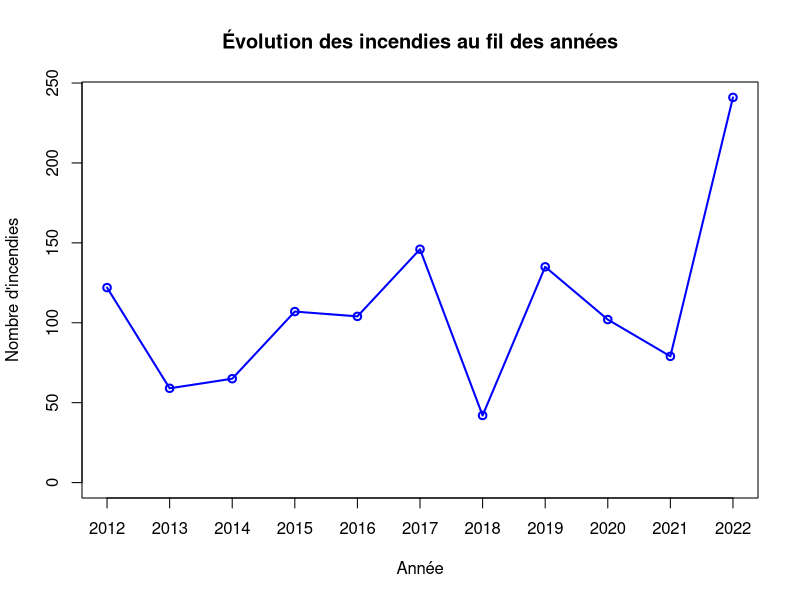
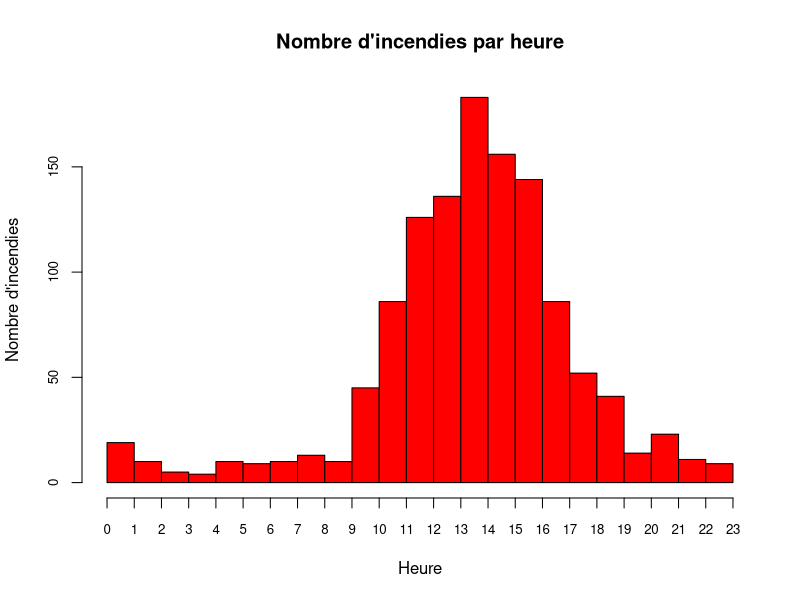
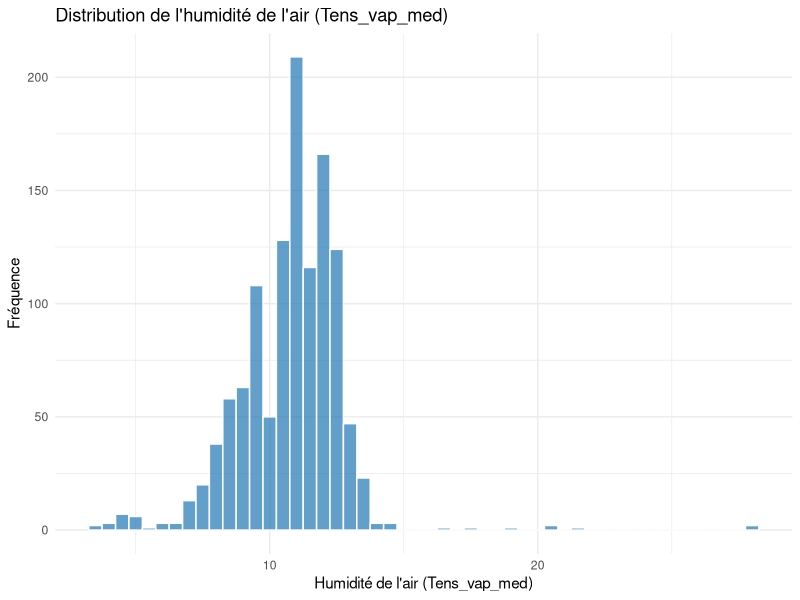
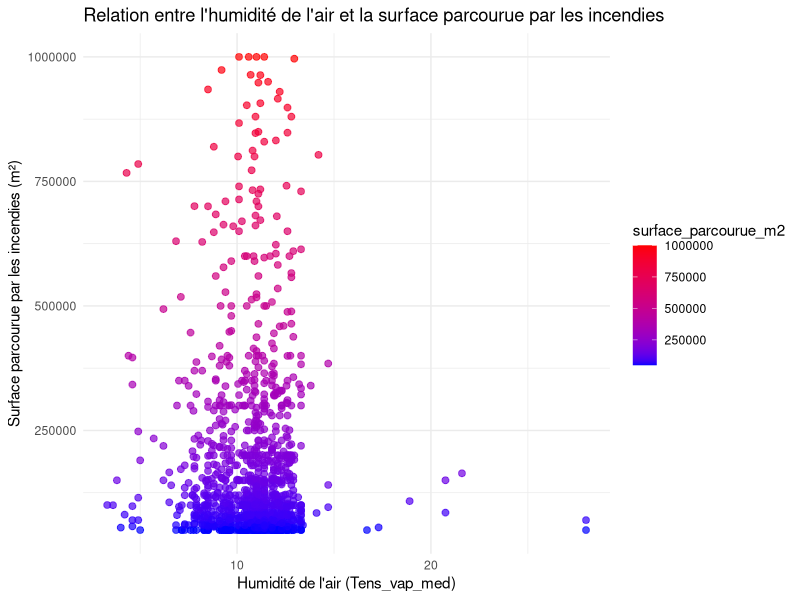
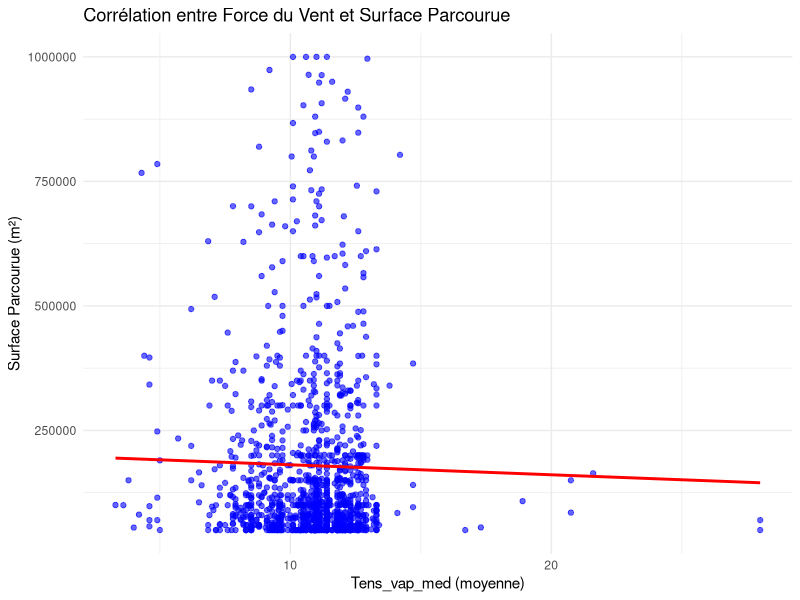
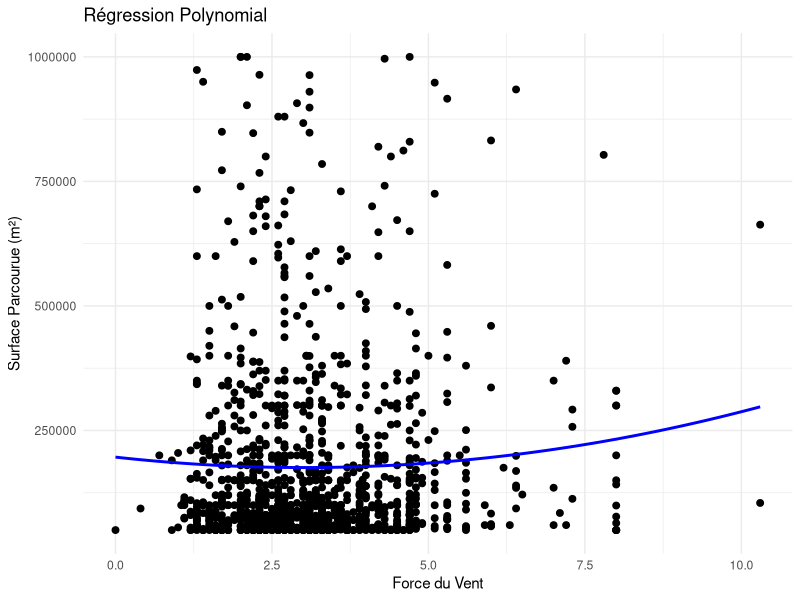
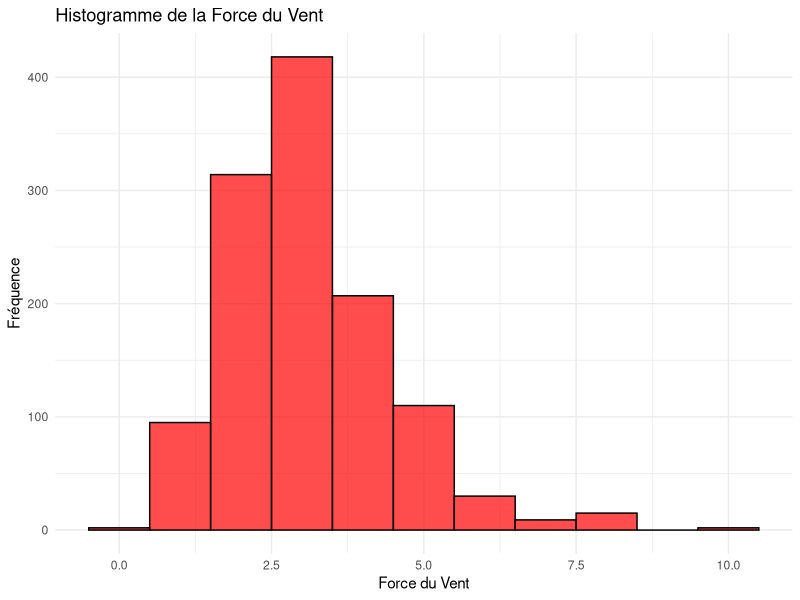
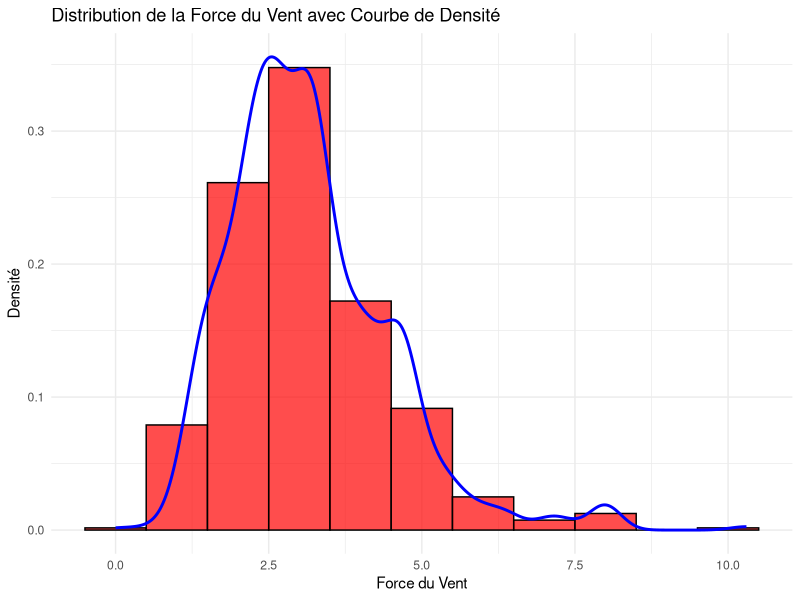

These figures' R source, in order:
## ---- chunk 1
donnees <- read.csv("../Data/donnees_incendies.csv")

annee_freq <- table(donnees$annee)

plot(annee_freq, 
     type="o",  # "o" pour un graphique avec des points et des lignes
     col="blue", 
     main="Évolution des incendies au fil des années", 
     xlab="Année", 
     ylab="Nombre d'incendies")
## ---- chunk 2
incendies <- read.csv("../Exports/export_incendies.csv")
incendies$heure <- as.character(incendies$heure)
incendies$heure <- as.integer(sub(":.*", "", incendies$heure))
hist(
  incendies$heure, 
  main = "Nombre d'incendies par heure", 
  xlab = "Heure", 
  ylab = "Nombre d'incendies", 
  col = "red", 
  border = "black", 
  breaks = seq(0, 23, 1), 
  xaxt = "n",
  cex.axis = 0.8
)
axis(1, at = seq(0, 23, 1), labels = seq(0, 23, 1), cex.axis = 0.8)
## ---- chunk 3
library(ggplot2)
data <- read.csv("../Exports/export_Humidites.csv")
ggplot(data, aes(x = Tens_vap_med)) +
  geom_histogram(binwidth = 0.5, fill = "#1f77b4", color = "white", alpha = 0.7) +
  labs(title = "Distribution de l'humidité de l'air (Tens_vap_med)", 
       x = "Humidité de l'air (Tens_vap_med)", 
       y = "Fréquence") +
  theme_minimal()
## ---- chunk 4
library(ggplot2)
data <- read.csv("../Exports/export_Humidites.csv")
ggplot(data, aes(x = Tens_vap_med, y = surface_parcourue_m2)) +
  geom_point(aes(color = surface_parcourue_m2), size = 2, alpha = 0.7) + 
  scale_color_gradient(low = "blue", high = "red") + 
  labs(title = "Relation entre l'humidité de l'air et la surface parcourue par les incendies", 
       x = "Humidité de l'air (Tens_vap_med)", 
       y = "Surface parcourue par les incendies (m²)") +
  theme_minimal()

## ---- chunk 5
correlation <- cor(data$Tens_vap_med, data$surface_parcourue_m2, use = "complete.obs")
print(paste("Corrélation entre Tens_vap_med et surface_parcourue_m2: ", correlation))
## ---- chunk 6
library(ggplot2)
data <- read.csv("../Exports/export_Humidites.csv")
ggplot(data, aes(x = Tens_vap_med, y = surface_parcourue_m2)) +
  geom_point(color = "blue", alpha = 0.6) +  # Ajoute les points
  geom_smooth(method = "lm", color = "red", se = FALSE) +  # Ajoute la droite de régression
  labs(title = "Corrélation entre Force du Vent et Surface Parcourue",
       x = "Tens_vap_med (moyenne)",
       y = "Surface Parcourue (m²)") +
  theme_minimal()
## ---- chunk 7
data <- read.csv("../Exports/export_vents.csv")
cor(data$Force_vent_med, data$surface_parcourue_m2, use = "complete.obs")
## ---- chunk 8
library(ggplot2)

# Charger les données
data <- read.csv("../Exports/export_vents.csv")

# Créer un graphique avec régression polynomial
ggplot(data, aes(x = Force_vent_med, y = surface_parcourue_m2)) +
  geom_point(color = "black", size = 2) + 
  geom_smooth(method = "lm", formula = y ~ poly(x, 2), color = "blue", se = FALSE) + 
  labs(title = "Régression Polynomial", 
       x = "Force du Vent", 
       y = "Surface Parcourue (m²)") +
  theme_minimal()

## ---- chunk 9
library(ggplot2)
data <- read.csv("../Exports/export_vents.csv")
ggplot(data, aes(x = Force_vent_med)) +
  geom_histogram(binwidth = 1, fill = "red", color = "black", alpha = 0.7) +
  labs(title = "Histogramme de la Force du Vent", x = "Force du Vent", y = "Fréquence") +
  theme_minimal()
## ---- chunk 10
# Histogramme avec courbe de densité pour la Force du Vent
data <- read.csv("../Exports/export_vents.csv")
ggplot(data, aes(x = Force_vent_med)) +
  geom_histogram(aes(y = ..density..), binwidth = 1, fill = "red", color = "black", alpha = 0.7) +
  geom_density(color = "blue", size = 1) + 
  labs(title = "Distribution de la Force du Vent avec Courbe de Densité", x = "Force du Vent", y = "Densité") +
  theme_minimal()

## ---- chunk 11
library(ggplot2)

data <- read.csv("../Exports/export_vents.csv")

ggplot(data, aes(x = Force_vent_med, y = surface_parcourue_m2)) +
  geom_point(color = "black", size = 2) + 
  labs(title = "Surface Parcourue par le Feu en fonction de la Force du Vent", 
       x = "Force du Vent", 
       y = "Surface Parcourue (m²)") +
  theme_minimal() +  # Thème minimal pour une présentation épurée
  theme(
    axis.text.x = element_text(angle = 45, hjust = 1),
    axis.text.y = element_text(size = 12),
    axis.title = element_text(size = 14, face = "bold"),
    plot.title = element_text(size = 16, face = "bold", hjust = 0.5)
  )

## ---- chunk 12
library(ggplot2)
library(dplyr)
agg_data <- read.csv("../Exports/export_incendiestempheure.csv")

# Calculer le nombre d'incendies par jour (regroupement par an, mois, jour)
agg_data_daily <- agg_data %>%
  group_by(annee, mois, jour) %>%
  summarise(nb_incendies = n(),   # Nombre d'incendies par jour
            tmax_med = mean(tmax_med, na.rm = TRUE))   # Température maximale moyenne par jour

# Créer un graphique en nuage de points avec ggplot2
ggplot(agg_data_daily, aes(x = tmax_med, y = nb_incendies)) +
  geom_point(color = "#1f77b4", size = 3, alpha = 0.7) +  # Points de données (couleur et opacité ajustées)
  geom_smooth(method = "lm", color = "red", se = FALSE, linetype = "dashed", size = 1.2) +  # Ligne de régression (ajout de type de ligne et taille)
  labs(
    title = "Relation entre la température maximale quotidienne et le nombre d'incendies",
    subtitle = "Analyse de la température maximale (°C) et des incendies par jour",
    x = "Température Maximale Quotidienne (°C)",
    y = "Nombre d'Incendies",
    caption = "Source: Données d'incendies et température"
  ) +
  theme_minimal(base_size = 14) +  # Thème minimal avec taille de base augmentée pour meilleure lisibilité
  theme(
    plot.title = element_text(hjust = 0.5, size = 18, face = "bold"),  # Centrer et formater le titre
    plot.subtitle = element_text(hjust = 0.5, size = 12),               # Centrer et formater le sous-titre
    axis.title = element_text(size = 14),                                # Taille des titres des axes
    axis.text = element_text(size = 12),                                 # Taille des labels des axes
    plot.caption = element_text(size = 10, hjust = 1)                    # Taille et alignement de la légende
  )
## ---- chunk 13
library(ggplot2)
library(dplyr)
agg_data <- read.csv("../Exports/export_incendiestempheure.csv")

# Aggréger les données pour obtenir le nombre d'incendies, la température et l'heure
agg_data_combined <- agg_data %>%
  group_by(annee, mois, jour, heure) %>%
  summarise(
    nb_incendies = n(),
    tmax_med = mean(tmax_med, na.rm = TRUE)
  )

# Créer un graphique de chaleur (heatmap) pour l'impact combiné de la température et de l'heure
ggplot(agg_data_combined, aes(x = tmax_med, y = heure, fill = nb_incendies)) +
  geom_tile() +  # Créer une carte de chaleur (tiles)
  scale_fill_gradient(low = "white", high = "red") +  # Définir les couleurs de la carte de chaleur
  labs(
    title = "Impact combiné de la température maximale et de l'heure sur les incendies",
    x = "Température Maximale Quotidienne (°C)",
    y = "Heure de la Journée",
    fill = "Nombre d'Incendies"
  ) +
  theme_minimal(base_size = 14) +  # Appliquer un thème minimal
  theme(
    plot.title = element_text(hjust = 0.5, size = 18, face = "bold"),  # Centrer et formater le titre
    axis.title = element_text(size = 14),                               # Taille des titres des axes
    axis.text = element_text(size = 12),                                # Taille des labels des axes
    plot.caption = element_text(size = 10, hjust = 1)                   # Taille et alignement de la légende
  )
## ---- chunk 14
library(ggplot2)
library(dplyr)

# Charger les données
agg_data <- read.csv("../Exports/export_incendiestempheure.csv")

# Créer des classes de température (par ex. tous les 2°C)
agg_data_bins <- agg_data %>%
  mutate(
    tmax_bin = cut(tmax_med, breaks = seq(0, max(tmax_med, na.rm = TRUE) + 2, by = 2), right = FALSE)
  ) %>%
  group_by(tmax_bin) %>%
  summarise(nb_incendies = n())

# Visualiser : Histogramme des incendies par classe de température
ggplot(agg_data_bins, aes(x = tmax_bin, y = nb_incendies)) +
  geom_col(fill = "#FF5733", alpha = 0.8) +
  geom_vline(xintercept = which(agg_data_bins$nb_incendies == max(agg_data_bins$nb_incendies)), 
             linetype = "dashed", color = "blue", size = 1) +
  labs(
    title = "Seuils de température critique pour l'émergence des incendies",
    x = "Température maximale quotidienne (par classes de 2°C)",
    y = "Nombre total d'incendies",
    caption = "Source: Données incendies et température"
  ) +
  theme_minimal(base_size = 14) +
  theme(
    plot.title = element_text(hjust = 0.5, face = "bold"),
    axis.text.x = element_text(angle = 45, hjust = 1)
  )
## ---- chunk 15
incendiesregions <- read.csv("../Exports/export_incendiesregions.csv")
correlation <- cor(incendiesregions$surface_parcourue_m2, incendiesregions$altitude_med, use = "complete.obs")

print(paste("Corrélation de Pearson entre la surface des incendies et l'altitude : ", round(correlation, 2)))

## ---- chunk 16
incendiesregions <- read.csv("../Exports/export_incendiesregions.csv")
ggplot(incendiesregions, aes(x = altitude_med, y = surface_parcourue_m2)) +
  geom_point(color = "blue", alpha = 0.6) +
  labs(title = "Corrélation entre l'altitude et la surface des incendies",
       x = "Altitude (m)", y = "Surface parcourue des incendies (m²)") +
  theme_minimal() +
  geom_smooth(method = "lm", se = FALSE, color = "red")

## ---- chunk 17
incendiesregions <- read.csv("../Exports/export_incendiesregions.csv")
ggplot(incendiesregions, aes(x = altitude_med, y = surface_parcourue_m2)) +
  geom_point(color = "blue", alpha = 0.6) +
  labs(title = "Régression Polynomiale entre Altitude et Surface des Incendies",
       x = "Altitude (m)", y = "Surface parcourue des incendies (m²)") +
  theme_minimal() +
  geom_smooth(method = "lm", formula = y ~ poly(x, 2), se = FALSE, color = "red")
## ---- chunk 18
incendiesregions <- read.csv("../Exports/export_incendiesregions.csv")
ggplot(incendiesregions, aes(x = surface_parcourue_m2, fill = altitude_zone)) +
  geom_histogram(binwidth = 5000, position = "dodge", alpha = 0.7) +
  labs(title = "Distribution de la surface des incendies par zone d'altitude",
       x = "Surface des incendies (m²)", y = "Fréquence") +
  theme_minimal()
## ---- chunk 19
incendiesregions <- read.csv("../Exports/export_incendiesregions.csv")
ggplot(incendiesregions, aes(x = altitude_zone, y = surface_parcourue_m2)) +
  geom_boxplot(fill = c("lightblue", "lightgreen")) +
  labs(title = "Surface des incendies par zone d'altitude", 
       x = "Zone d'altitude", 
       y = "Surface parcourue (m²)") +
  theme_minimal()
## ---- chunk 20
incendiesregions <- read.csv("../Exports/export_incendiesregions.csv")
ggplot(incendiesregions, aes(x = annee, y = surface_parcourue_m2, color = altitude_zone)) +
  geom_line() +
  labs(title = "Variation de la surface des incendies au fil des années",
       x = "Année", y = "Surface parcourue des incendies (m²)") +
  theme_minimal()
## ---- chunk 21
incendiesregions <- read.csv("../Exports/export_incendiesregions.csv")
ggplot(incendiesregions, aes(x = altitude_zone, fill = nature_inc_prim)) +
  geom_bar(position = "stack") +
  labs(title = "Repartition des types d'incendies par zone d'altitude",
       x = "Zone d'altitude", y = "Nombre d'incendies") +
  theme_minimal()
## ---- chunk 22
incendiesregions <- read.csv("../Exports/export_incendiesregions.csv")
ggplot(incendiesregions, aes(x = altitude_zone, fill = nature_inc_prim)) +
  geom_bar(position = "fill") +
  labs(title = "Repartition des types d'incendies par zone d'altitude",
       x = "Zone d'altitude", y = "Nombre d'incendies") +
  theme_minimal()
## ---- chunk 23
observed <- matrix(c(200, 400, 500, 50,  # Zone Basse
                     30, 100, 50, 10),   # Zone Haute
                   nrow = 4, byrow = FALSE)
rownames(observed) <- c("Accidentelle", "Involontaire", "Malveillance", "Naturelle")
colnames(observed) <- c("Basse", "Haute")

print("Fréquences observées :")
print(observed)

row_totals <- rowSums(observed)
col_totals <- colSums(observed)
grand_total <- sum(observed)

expected <- matrix(0, nrow = 4, ncol = 2)
for (i in 1:4) {
  for (j in 1:2) {
    expected[i, j] <- (row_totals[i] * col_totals[j]) / grand_total
  }
}
rownames(expected) <- rownames(observed)
colnames(expected) <- colnames(observed)

print("Fréquences attendues :")
print(round(expected, 2))

chi2_contrib <- matrix(0, nrow = 4, ncol = 2)
for (i in 1:4) {
  for (j in 1:2) {
    chi2_contrib[i, j] <- (observed[i, j] - expected[i, j])^2 / expected[i, j]
  }
}
chi2_stat <- sum(chi2_contrib)

print("Contributions au Chi² :")
print(round(chi2_contrib, 4))

print("Statistique Chi² :")
print(chi2_stat)

df <- (nrow(observed) - 1) * (ncol(observed) - 1)
print("Degré de liberté :")
print(df)

critical_value <- qchisq(0.95, df)
print("Valeur critique (alpha = 0.05) :")
print(critical_value)
## ---- chunk 24
incendiesregions <- read.csv("../Exports/export_incendiesregions.csv")
ggplot(incendiesregions, aes(x = annee, fill = nature_inc_prim)) +
  geom_bar(position = "fill") +  
  labs(title = "Repartition des types d'incendies par annee",
       x = "Annee",
       y = "Proportion",
       fill = "Type d'incendie") +
  theme_minimal() +  
  scale_fill_brewer(palette = "Set2")
